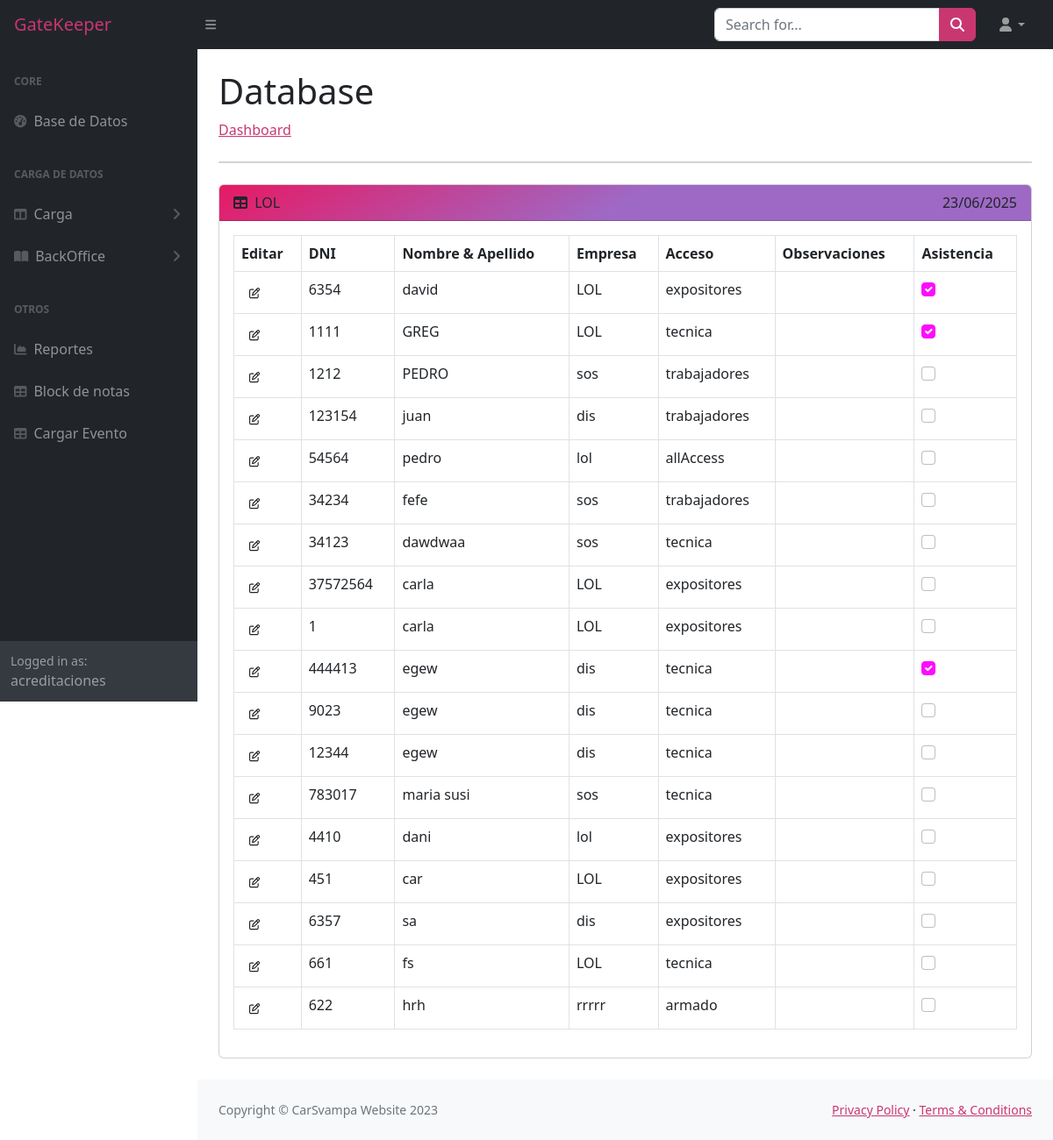
The page /accounts/profile/1/LOL/ (signed in) on the database its author committed.
### index/models.py (models this page shows, shortened)
class Persona(models.Model):
    dni = models.IntegerField(unique=True)
    nombreyapellido = models.CharField(max_length=200)
    empresa = models.ForeignKey(Empresa, on_delete=models.CASCADE)
    acceso = models.CharField(max_length=20, choices= ACCESO_CHOICES, default='')
    asistencia = models.BooleanField(default=False)
    observaciones = models.CharField(max_length=200, blank=True)
    fechaHastaSeguro = models.DateField(null=True)
    evento = models.ForeignKey(Evento, on_delete=models.CASCADE)
    '''
    class Meta:
        unique_together = ('dni', 'evento')
'''

class Empresa(models.Model):
    nombre = models.CharField(max_length=50)
    cuit = models.IntegerField(blank=True, null=True)
    contacto = models.CharField(max_length=50, blank=True, null=True)
    acceso = models.CharField(max_length=20, choices= ACCESO_CHOICES, default='', blank=True, null=True)
    evento = models.ForeignKey(Evento, on_delete=models.CASCADE, null=True)

### index/views.py (the view, shortened to what this page needs)
# urls.py: path('accounts/profile/<int:evento_id>/<str:evento_nombre>/', Personas.as_view(), name='db_evento'),
class Personas(View):
    def __init__(self) -> None:
        pass
    def dispatch(self, request, *args, **kwargs):
        self.evento_id = kwargs.get('evento_id')
        self.evento_nombre = kwargs.get('evento_nombre')
        return super().dispatch(request, *args, **kwargs)
    def get(self, request, evento_id, evento_nombre):
        evento = Evento.objects.get(pk=evento_id)
        personas = Persona.objects.filter(evento=evento)
        fecha_actual = datetime.now()
        return render(request, 'index.html', {'personas': personas, 'fecha_actual': fecha_actual, 'nombre_evento':evento_nombre, 'id_evento':evento_id})

### index/templates/index.html (shortened to what this page needs)
{% extends 'layouts/estructura.html' %}
{% block content %}
<main>
    <div class="container-fluid px-4">
        <h1 class="mt-4">Database</h1>
        <ol class="breadcrumb mb-4">
            <li class="breadcrumb-item"><a href="/accounts/profile">Dashboard</a></li>
        </ol>
        <div class="card mb-4">
        </div>
        <div class="card mb-4">
            <div class="card-header">
                <i class="fas fa-table me-1"></i>
                {{ nombre_evento }}
                <span class="float-end">{{ fecha_actual|date:"d/m/Y" }}</span>
            </div>
            <div class="card-body table-responsive">
                <table class="table table-bordered" id="miTabla">
                    <thead class="thead-dark">
                        <tr>
                            <th>Editar</th>
                            <th>DNI</th>
                            <th>Nombre & Apellido</th>
                            <th>Empresa</th>
                            <th>Acceso</th>
                            <th>Observaciones</th>
                            <th>Asistencia</th>
                        </tr>
                    </thead>
                    <tbody>
                        {% for persona in personas %}
                        <tr class= '{% if persona.fechaHastaSeguro > fecha_actual %}fila-roja{% endif %}'>
                            <td>
                                <form method="post">
                                    <button type="button" class="btn btn-sm" onclick="editarPersona(this)">
                                        <i class="fa-regular fa-pen-to-square fa-sm"></i>
                                    </button>
                                    <td>{{ persona.dni }}</td>
                                    <td>{{ persona.nombreyapellido }}</td>
                                    <td>{{ persona.empresa.nombre }}</td>
                                    <td>{{ persona.acceso }}</td>
                                    <td>{{ persona.obsevaciones }}</td>
                                    <td>
                                        <input type="checkbox" name="asistencia" class= "form-check-input" value="True" {% if persona.asistencia %}checked{% endif %} onchange="this.form.submit()">
                                    </td>
                                </form>
                            </td>
                        </tr>
                        {% endfor %}
                    </tbody>
                </table>
            </div>
        </div>
    </div>
</main>
{% endblock %}

### index/templates/layouts/estructura.html (shortened to what this page needs)
{% load static %}
<!DOCTYPE html>
<html lang="en">
    <head>
        <link href="{% static 'styles.css' %}" rel="stylesheet" />
        <link rel="stylesheet" type="text/css" href="https://cdn.jsdelivr.net/npm/select2@X.X.X/dist/css/select2.min.css">
    </head>
    <body class="sb-nav-fixed">
        <nav class="sb-topnav navbar navbar-expand navbar-dark bg-dark" id ="navbar">
            <a class="navbar-brand ps-3" href="{% if user.is_superuser %} /eventos/ {% endif %}">GateKeeper</a>
            <button class="btn btn-link btn-sm order-1 order-lg-0 me-4 me-lg-0" id="sidebarToggle" href="#!"><i class="fas fa-bars"></i></button>
            <form class="form-inline ms-auto me-0 me-md-3 my-2 my-md-0">
                <div class="input-group">
                    <input id= "searchInput" class="form-control" type="text" placeholder="Search for..." aria-label="Search for..." aria-describedby="btnNavbarSearch" />
                    <button class="btn btn-primary" id="btnNavbarSearch" type="button"><i class="fas fa-search"></i></button>
                </div>
            </form>
            <ul class="navbar-nav ms-auto ms-md-0 me-3 me-lg-4">
                <li class="nav-item dropdown">
                    <a class="nav-link dropdown-toggle" id="navbarDropdown" href="#" role="button" data-bs-toggle="dropdown" aria-expanded="false"><i class="fas fa-user fa-fw"></i></a>
                </li>
            </ul>
        </nav>
            {% block sidebar %}
        <div id="layoutSidenav">
            <div id="layoutSidenav_nav">
                <nav class="sb-sidenav accordion sb-sidenav-dark" id="sidenavAccordion">
                    <div class="sb-sidenav-menu">
                    <div class="nav">
                        <div class="sb-sidenav-menu-heading">Core</div>
                        <a class="nav-link" href="/accounts/profile">
                            <div class="sb-nav-link-icon"><i class="fas fa-tachometer-alt"></i></div>
                            Base de Datos
                        </a>
                        <div class="sb-sidenav-menu-heading">Carga de Datos</div>
                        <a class="nav-link collapsed" href="#" data-bs-toggle="collapse" data-bs-target="#collapseLayouts" aria-expanded="false" aria-controls="collapseLayouts">
                            <div class="sb-nav-link-icon"><i class="fas fa-columns"></i></div>
                            Carga
                            <div class="sb-sidenav-collapse-arrow"><i class="fas fa-angle-down"></i></div>
                        </a>
                        <a class="nav-link collapsed" href="#" data-bs-toggle="collapse" data-bs-target="#collapsePages" aria-expanded="false" aria-controls="collapsePages">
                            <div class="sb-nav-link-icon"><i class="fas fa-book-open"></i></div>
                            BackOffice
                            <div class="sb-sidenav-collapse-arrow"><i class="fas fa-angle-down"></i></div>
                        </a>
                        <div class="sb-sidenav-menu-heading">Otros</div>
                        <a class="nav-link" href="charts.html">
                            <div class="sb-nav-link-icon"><i class="fas fa-chart-area"></i></div>
                            Reportes
                        </a>
                        <a class="nav-link" href="tables.html">
                            <div class="sb-nav-link-icon"><i class="fas fa-table"></i></div>
                            Block de notas
                        </a>
                        <a class="nav-link" href="tables.html">
                        <div class="sb-nav-link-icon"><i class="fas fa-table"></i></div>
                        Cargar Evento
                    </a>
                    </div>
                </div>
                <div class="sb-sidenav-footer">
                    <div class="small">Logged in as:</div>
                    {{ user }}
                </div>
            </nav>
        </div>
        {% endblock %}
        <div id="layoutSidenav_content">
                <main>
                    {% block content %}
                    {% endblock %}
                </main>
                <footer class="py-4 bg-light mt-auto" id="footer">
                    <div class="container-fluid px-4">
                        <div class="d-flex align-items-center justify-content-between small">
                            <div class="text-muted">Copyright &copy; CarSvampa Website 2023</div>
                            <div>
                                <a href="#">Privacy Policy</a>
                                &middot;
                                <a href="#">Terms &amp; Conditions</a>
                            </div>
                        </div>
                        </div>
                </footer>
        </div>
    </body>
</html>

### rows shown on the page
Persona: dni "6354", nombreyapellido "david", empresa.nombre "LOL", acceso "expositores", asistencia "☑"
Persona: dni "1111", nombreyapellido "GREG", empresa.nombre "LOL", acceso "tecnica", asistencia "☑"
Persona: dni "1212", nombreyapellido "PEDRO", empresa.nombre "sos", acceso "trabajadores"
Persona: dni "123154", nombreyapellido "juan", empresa.nombre "dis", acceso "trabajadores"
Persona: dni "54564", nombreyapellido "pedro", empresa.nombre "lol", acceso "allAccess"
Persona: dni "34234", nombreyapellido "fefe", empresa.nombre "sos", acceso "trabajadores"
Persona: dni "34123", nombreyapellido "dawdwaa", empresa.nombre "sos", acceso "tecnica"
Persona: dni "37572564", nombreyapellido "carla", empresa.nombre "LOL", acceso "expositores"
Persona: dni "1", nombreyapellido "carla", empresa.nombre "LOL", acceso "expositores"
Persona: dni "444413", nombreyapellido "egew", empresa.nombre "dis", acceso "tecnica", asistencia "☑"
Persona: dni "9023", nombreyapellido "egew", empresa.nombre "dis", acceso "tecnica"
Persona: dni "12344", nombreyapellido "egew", empresa.nombre "dis", acceso "tecnica"
Persona: dni "783017", nombreyapellido "maria susi", empresa.nombre "sos", acceso "tecnica"
Persona: dni "4410", nombreyapellido "dani", empresa.nombre "lol", acceso "expositores"
Persona: dni "451", nombreyapellido "car", empresa.nombre "LOL", acceso "expositores"
Persona: dni "6357", nombreyapellido "sa", empresa.nombre "dis", acceso "expositores"
Persona: dni "661", nombreyapellido "fs", empresa.nombre "LOL", acceso "tecnica"
Persona: dni "622", nombreyapellido "hrh", empresa.nombre "rrrrr", acceso "armado"

### other values the page prints
{{ user }} "acreditaciones"
{{ nombre_evento }} "LOL"
